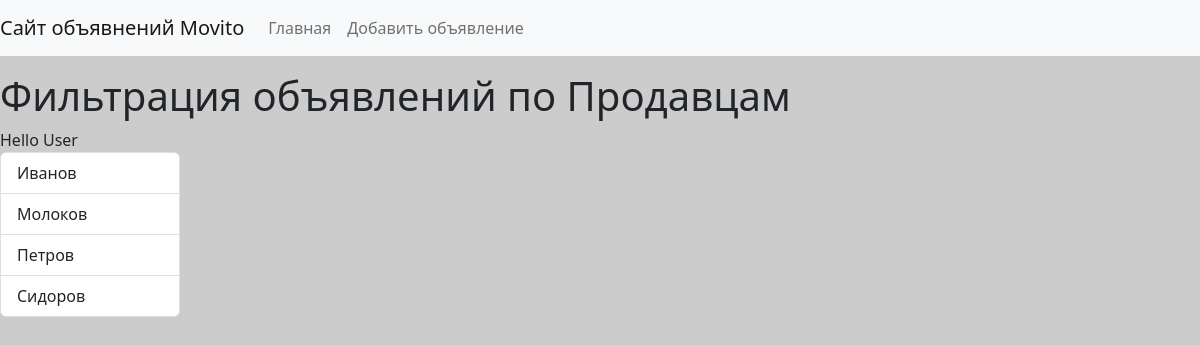
The app's page /seller/1/ with its own data.
### catalog/models.py (models this page shows, shortened)
class Seller(models.Model):
    seller_name = models.CharField(max_length=150, db_index=True, verbose_name='Имя Продавца')
    class Meta:
            verbose_name = 'Продавец'
            verbose_name_plural = 'Продавцы'
            ordering = ['seller_name']
    def get_absolute_url(self):
        return reverse('name_path_seller', kwargs={"seller_id": self.pk})

### catalog/views.py (the view)
# urls.py: path('seller/<int:seller_id>/', get_seller, name='name_path_seller'),
def get_seller(request, seller_id):
    catalog_filtred_in_IdSeller = Catalog.objects.filter(seller_id=seller_id)
    seller = Seller.objects.get(pk = seller_id)
    data_in_template_Sellers = {
        'catalogFiltredInIdSeller': catalog_filtred_in_IdSeller,
        'title': 'Фильтрация объявлений по Продавцам',
        'seller': seller,
        }
    return render(request, template_name = 'catalog/sellers.html', context=data_in_template_Sellers)

### catalog/templatetags/catalog_tags.py (called while the page is built)
@register.inclusion_tag('catalog/list_sellers.html')
def show_sellers(arg1 = "Hello", arg2 = "world"):
    sellers = Seller.objects.all()
    return {"list_of_sellers" : sellers, 'arg1': arg1, 'arg2': arg2}

### catalog/templates/catalog/sellers.html (shortened to what this page needs)
{% extends 'base.html' %}
{% block sidebar %}
{% include 'inc/_sidebar.html' %}
{% endblock %}

### catalog/templates/catalog/list_sellers.html
<div class="list-group">
    {{ arg1}} {{ arg2}}
    {% for  itemSeller in list_of_sellers %}
    <a href=" {{ itemSeller.get_absolute_url }}" class="list-group-item list-group-item-action"> {{ itemSeller.seller_name }}</a>
    {% endfor %}
</div>

### config/static/css/style.css (style rules this page uses)
body { background-color: #ccc; }

### records on screen
Seller: seller_name "Иванов"
Seller: seller_name "Молоков"
Seller: seller_name "Петров"
Seller: seller_name "Сидоров"

### other values on screen
{{ title }} "Фильтрация объявлений по Продавцам"
{{ arg1 }} "Hello"
{{ arg2 }} "User"
